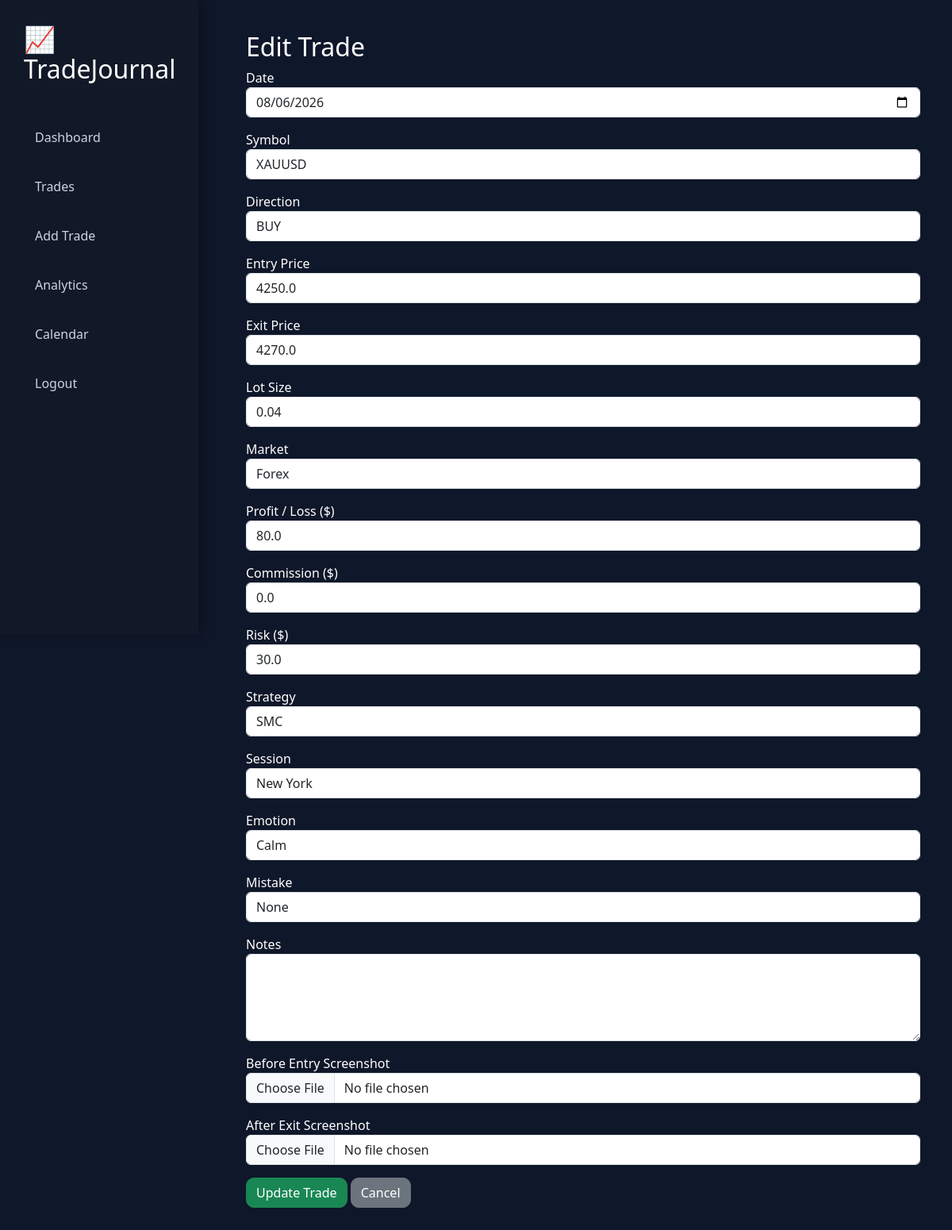
The app's page /edit_trade/1 (signed in) with its own data.
### models/trade.py (models this page shows)
class Trade(db.Model):
    __tablename__ = "trades"
    id = db.Column(db.Integer, primary_key=True)
    date = db.Column(db.String(20), nullable=False)
    symbol = db.Column(db.String(20), nullable=False)
    direction = db.Column(db.String(10), nullable=False)
    entry = db.Column(db.Float, nullable=False)
    exit = db.Column(db.Float, nullable=False)
    lot = db.Column(db.Float, nullable=False)
    market = db.Column(db.String(20), default="Forex")
    profit_loss = db.Column(db.Float, default=0)
    commission = db.Column(db.Float, default=0)
    risk = db.Column(db.Float, default=0)
    strategy = db.Column(db.String(50), default="")
    session = db.Column(db.String(30), default="")
    emotion = db.Column(db.String(50), default="")
    mistake = db.Column(db.String(100), default="")
    notes = db.Column(db.Text)
    before_image = db.Column(db.String(255))
    after_image = db.Column(db.String(255))
    user_id = db.Column(db.Integer, db.ForeignKey("users.id"))

### routes/trades.py (the view, shortened to what this page needs)
@trades_bp.route("/edit_trade/<int:id>", methods=["GET", "POST"])
@login_required
def edit_trade(id):
    trade = Trade.query.filter_by(
        id=id,
        user_id=current_user.id
    ).first_or_404()
    return render_template(
        "edit_trade.html",
        trade=trade
    )

### app.py (called while the page is built)
@login_manager.user_loader
def load_user(user_id):
    return User.query.get(int(user_id))

### templates/edit_trade.html (shortened to what this page needs)
{% extends "base.html" %}
{% block content %}
<h2>Edit Trade</h2>
<form method="POST" enctype="multipart/form-data">
    <div class="mb-3">
        <label>Date</label>
        <input
            type="date"
            name="date"
            class="form-control"
            value="{{ trade.date }}"
            required>
    </div>
    <div class="mb-3">
        <label>Symbol</label>
        <input
            type="text"
            name="symbol"
            class="form-control"
            value="{{ trade.symbol }}"
            required>
    </div>
    <div class="mb-3">
        <label>Direction</label>
        <select
            name="direction"
            class="form-control">
            <option value="BUY"
            {% if trade.direction=="BUY" %}selected{% endif %}>
            BUY
            </option>
        </select>
    </div>
    <div class="mb-3">
        <label>Entry Price</label>
        <input
            type="number"
            step="0.01"
            name="entry"
            class="form-control"
            value="{{ trade.entry }}"
            required>
    </div>
    <div class="mb-3">
        <label>Exit Price</label>
        <input
            type="number"
            step="0.01"
            name="exit"
            class="form-control"
            value="{{ trade.exit }}"
            required>
    </div>
    <div class="mb-3">
        <label>Lot Size</label>
        <input
            type="number"
            step="0.01"
            name="lot"
            class="form-control"
            value="{{ trade.lot }}"
            required>
    </div>
    <div class="mb-3">
    <label>Market</label>
    <select name="market" class="form-control">
        <option value="Forex" {% if trade.market=="Forex" %}selected{% endif %}>Forex</option>
    </select>
</div>
    <div class="mb-3">
    <label>Profit / Loss ($)</label>
    <input
        type="number"
        step="0.01"
        name="profit_loss"
        class="form-control"
        value="{{ trade.profit_loss }}">
</div>
    <div class="mb-3">
    <label>Commission ($)</label>
    <input
        type="number"
        step="0.01"
        name="commission"
        class="form-control"
        value="{{ trade.commission }}">
</div>
<div class="mb-3">
    <label>Risk ($)</label>
    <input
        type="number"
        step="0.01"
        name="risk"
        class="form-control"
        value="{{ trade.risk }}">
</div>
    <div class="mb-3">
    <label>Strategy</label>
    <select name="strategy" class="form-control">
        <option value="SMC" {% if trade.strategy=="SMC" %}selected{% endif %}>SMC</option>
    </select>
    </div>
    <div class="mb-3">
    <label>Session</label>
    <select name="session" class="form-control">
        <option value="New York" {% if trade.session=="New York" %}selected{% endif %}>New York</option>
    </select>
    </div>
    <div class="mb-3">
    <label>Emotion</label>
    <select name="emotion" class="form-control">
        <option value="Calm" {% if trade.emotion=="Calm" %}selected{% endif %}>Calm</option>
    </select>
    </div>
    <div class="mb-3">
    <label>Mistake</label>
    <select name="mistake" class="form-control">
        <option value="None" {% if trade.mistake=="None" %}selected{% endif %}>None</option>
    </select>
    </div>
    <div class="mb-3">
        <label>Notes</label>
        <textarea
            name="notes"
            class="form-control"
            rows="4">{{ trade.notes }}</textarea>
    </div>
    <div class="mb-3">
    <label>Before Entry Screenshot</label>
    <input
        type="file"
        name="before_image"
        class="form-control"
        accept="image/*">
</div>
<div class="mb-3">
    <label>After Exit Screenshot</label>
    <input
        type="file"
        name="after_image"
        class="form-control"
        accept="image/*">
</div>
    <button class="btn btn-success">
        Update Trade
    </button>
    <a href="/trades"
       class="btn btn-secondary">
        Cancel
    </a>
</form>
{% endblock %}

### static/css/style.css (style rules this page uses)
* { margin:0; padding:0; box-sizing:border-box; }
body { background:#0f172a; color:white; font-family:Segoe UI,Tahoma,Geneva,Verdana,sans-serif; }
.btn { border-radius:10px; }

### records on screen
Trade: date "08/06/2026", symbol "XAUUSD", direction "BUY", entry "4250.0", exit "4270.0", lot "0.04", market "Forex", profit_loss "80.0", commission "0.0", risk "30.0", strategy "SMC", session "New York", emotion "Calm", mistake "None"
